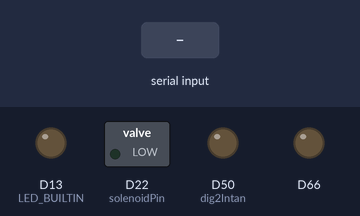
Bench run of a sketch on a simulated Arduino Due. Shown: switched loads named in the sketch (green lamp = pin HIGH), output pins drawn as LEDs (lit = HIGH). Inputs (shaded band) come from the test bench.

Above: at 1.2 s.
1.3 s: byte 30 received over Serial
At 2.3 s:
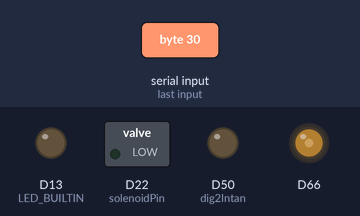
2.8 s: byte 90 received over Serial
At 3.4 s:
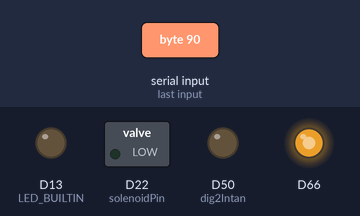
Timing chart, 0 to 5.8 s (numbered marks = the images above; inputs shaded):
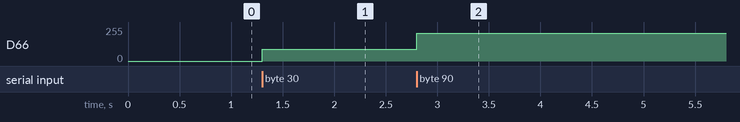

The sketch:

Arduino_Due_MouseReward.ino
```cpp
// #include <MsTimer2.h> // Extrict control time library

/*======================================================================================
  ==================== PINS ============================================================
  ======================================================================================*/
const int solenoidPin = 22; // Ouputpin for close circuit on transistor
const int lickmeterPin = 3;  // Input pin for touch state
const int dig2Intan = 50; // this is giving a HIGH for when the click comes out

/*=====================================================================================
  ==================== SETTINGS ========================================================
  ======================================================================================*/
int rewardPosition = 0; // from 0 to 100
int caudal = 100; // in ms LK: is this the opening time of the solenoid? extend for bigger water reward
int in_sms; // position from unity
int prev_in_sms; //  previous position from unity
int lickmeterState = 0;
int checkpoint = 0;
int unityStarted = 0;
int analogValue = 0;

unsigned long timePrev = 0;
unsigned long timeNow = 0;
unsigned long timeInterval = 2500; // minimum time interval between water rewards

void setup() {
  Serial.begin(9600);
  // initialize digital pin LED_BUILTIN as an output.
  pinMode(LED_BUILTIN, OUTPUT);
  pinMode(solenoidPin, OUTPUT); // set pin as OUTPUT
  pinMode(dig2Intan, OUTPUT); // set pin as OUTPUT
  digitalWrite(solenoidPin, LOW); // OFF
  digitalWrite(dig2Intan, LOW); // OFF

  pinMode(lickmeterPin, INPUT);
}


void loop() {

timeNow = millis();


if (Serial.available() > 0) {
    in_sms = Serial.read();
    analogValue = (in_sms*2)+30;
        }


if (in_sms == 75){
  checkpoint = 1;
}


//&& (timeNow - timePrev >= timeInterval)

  if (prev_in_sms != in_sms){
    // update voltage position in DAC output
     analogWrite(DAC0,analogValue);
    if (in_sms == rewardPosition && checkpoint == 1 ){
      digitalWrite(LED_BUILTIN, HIGH);   // turn the LED on (HIGH is the voltage level)
      digitalWrite(solenoidPin, HIGH); // ON
      digitalWrite(dig2Intan, HIGH); // ON
      delay(caudal); // change this for extension of water reward
      digitalWrite(solenoidPin, LOW); // OFF
      digitalWrite(dig2Intan, LOW); // OFF
      //delay(100);
      digitalWrite(LED_BUILTIN, LOW);   // turn the LED on (HIGH is the voltage level)
      checkpoint = 0;
      timePrev = timeNow;
      }

  }
 analogValue = 0;

//  Serial.print("trial: ");
 //   Serial.println(in_sms);


  prev_in_sms = in_sms;
/*
  lickmeterState = digitalRead(lickmeterPin);
  if (lickmeterState == HIGH) {
    digitalWrite(LED_BUILTIN, HIGH);
  } else {
    digitalWrite(LED_BUILTIN, LOW);
  }
*/
}
```

Measured:
- after the input at 1.3 s, D66: 0/255 → 90/255 at once
- after the input at 2.8 s, D66: 90/255 → 210/255 at once
